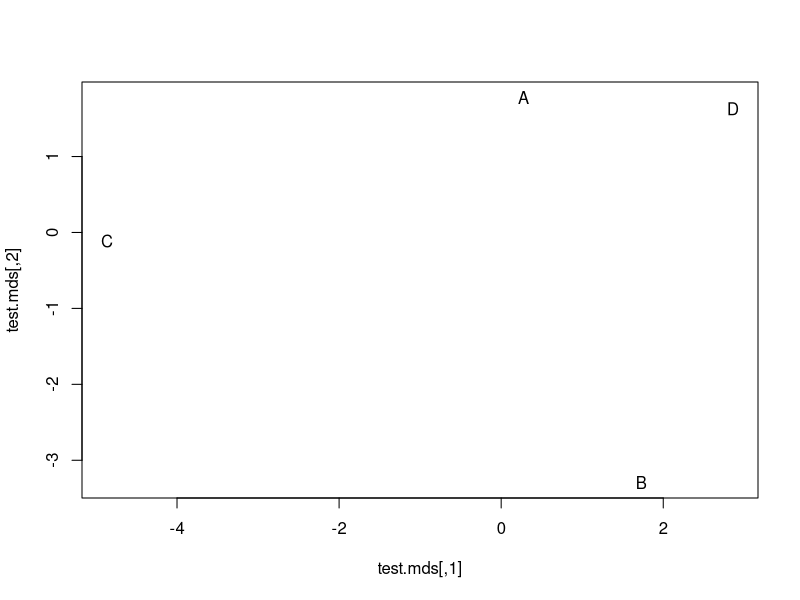

Reproduce this figure in R.
## ---- chunk 1
library(tidyverse)
library(ggplot2)
library(magrittr)
#library(lubridate) # ymd()
#library(reshape) # cast()
## ---- chunk 2
set.seed(851982)
# sample from thumbs up/down or skip with replacement for all 24 cells in matrix
test_mtx <- matrix(sample(c(-1,0,1), size = 24, replace = T), nrow = 4, ncol = 6)

row.names(test_mtx) <- c('A','B','C','D')
colnames(test_mtx) <- c('P1','P2','P3','P4','P5','P6')
test_mtx
## ---- chunk 3
# customer-by-review matrix
test_mtx
# review-by-customer matrix:
t(test_mtx)
## ---- chunk 4
(test.mult <- test_mtx %*% t(test_mtx))
## ---- chunk 5
sqrt(sum((test.mult[1,]-test.mult[4,])^2))
## ---- chunk 6
(test.dist <- dist(test.mult))
## ---- chunk 7
test.mds <- cmdscale(test.dist)
plot(test.mds, type = "n")
text(test.mds, c('A','B','C','D'))
